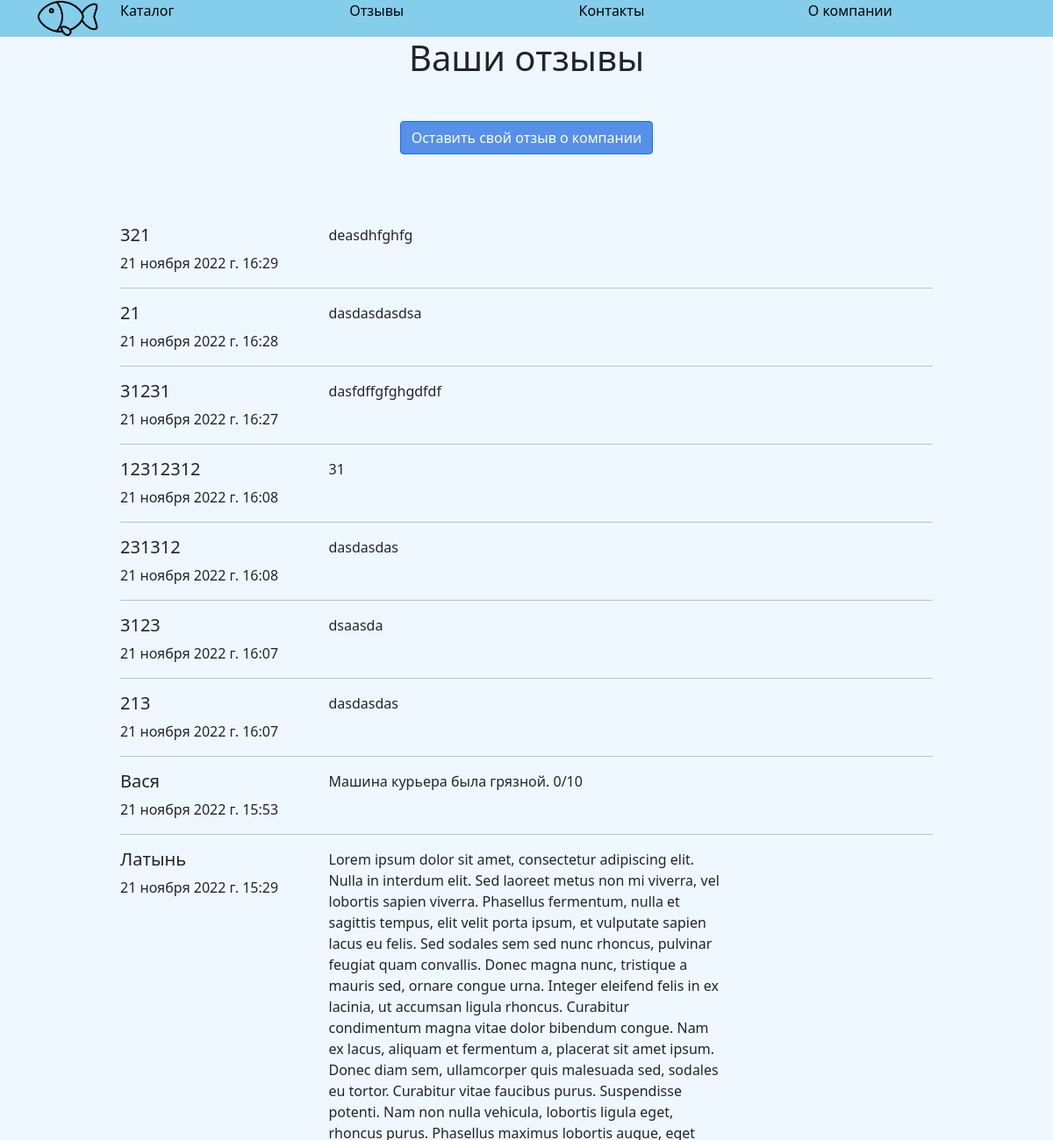
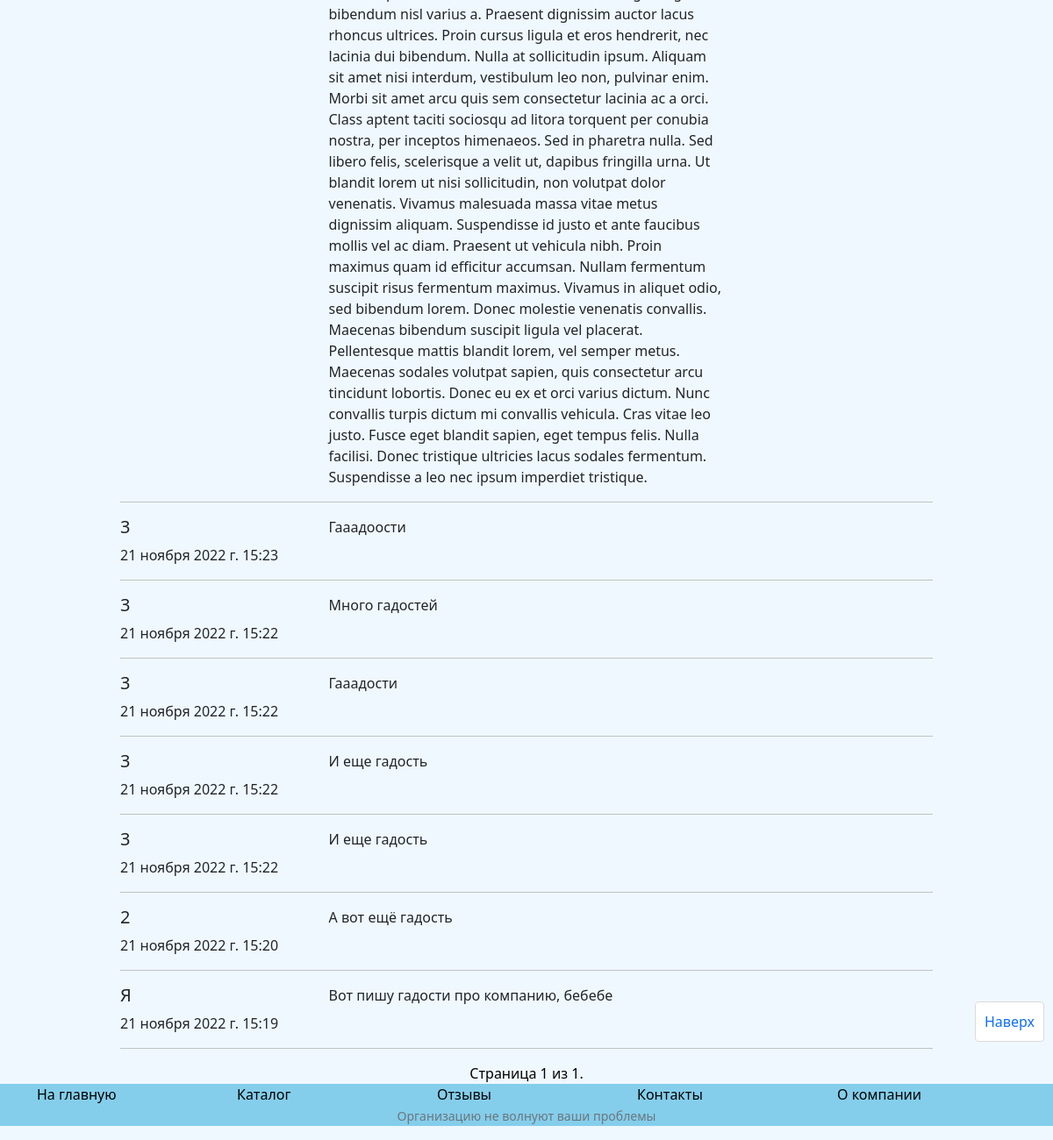
The app's page /feedback/, older data (2 pictures, top to bottom).
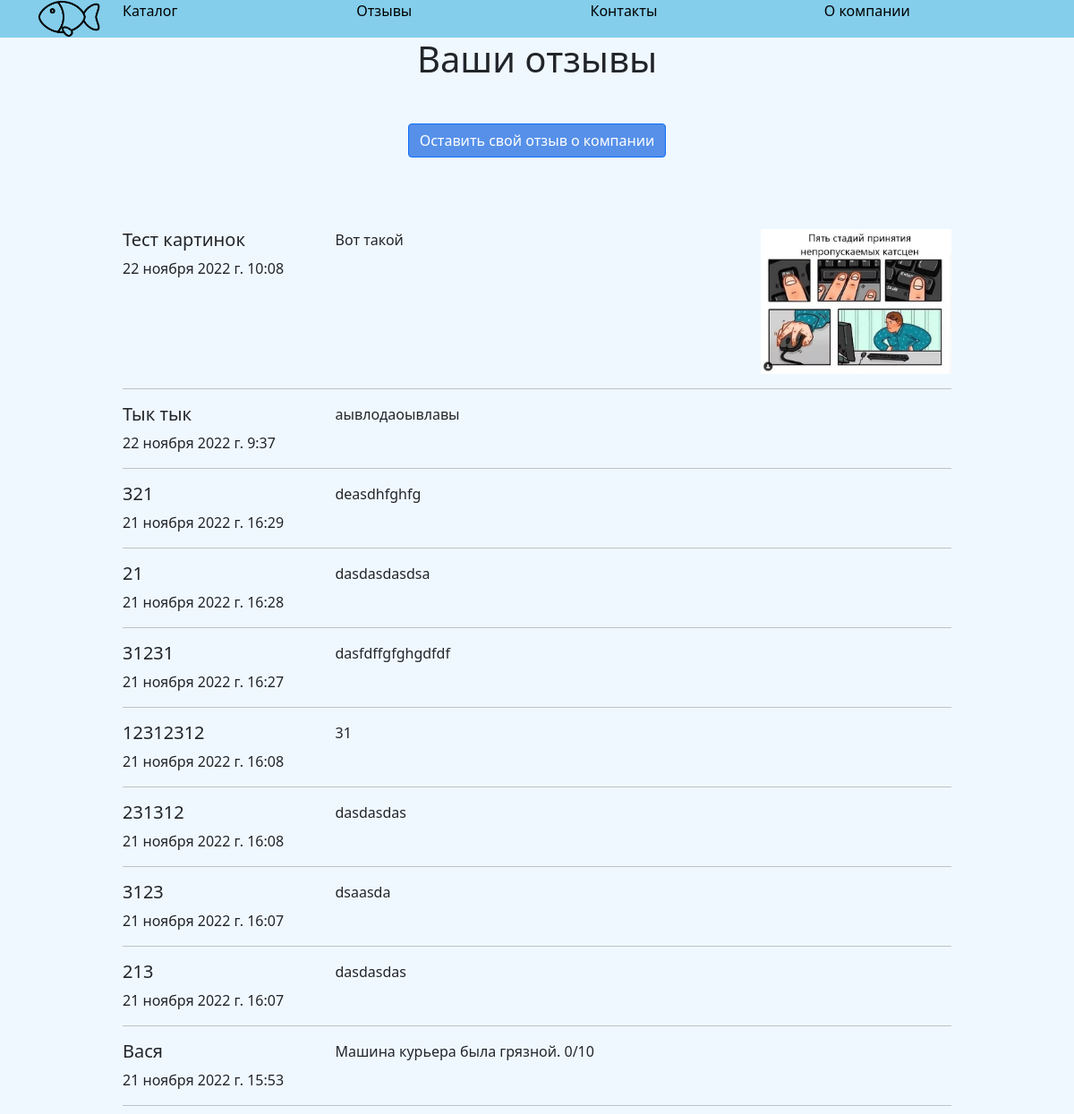
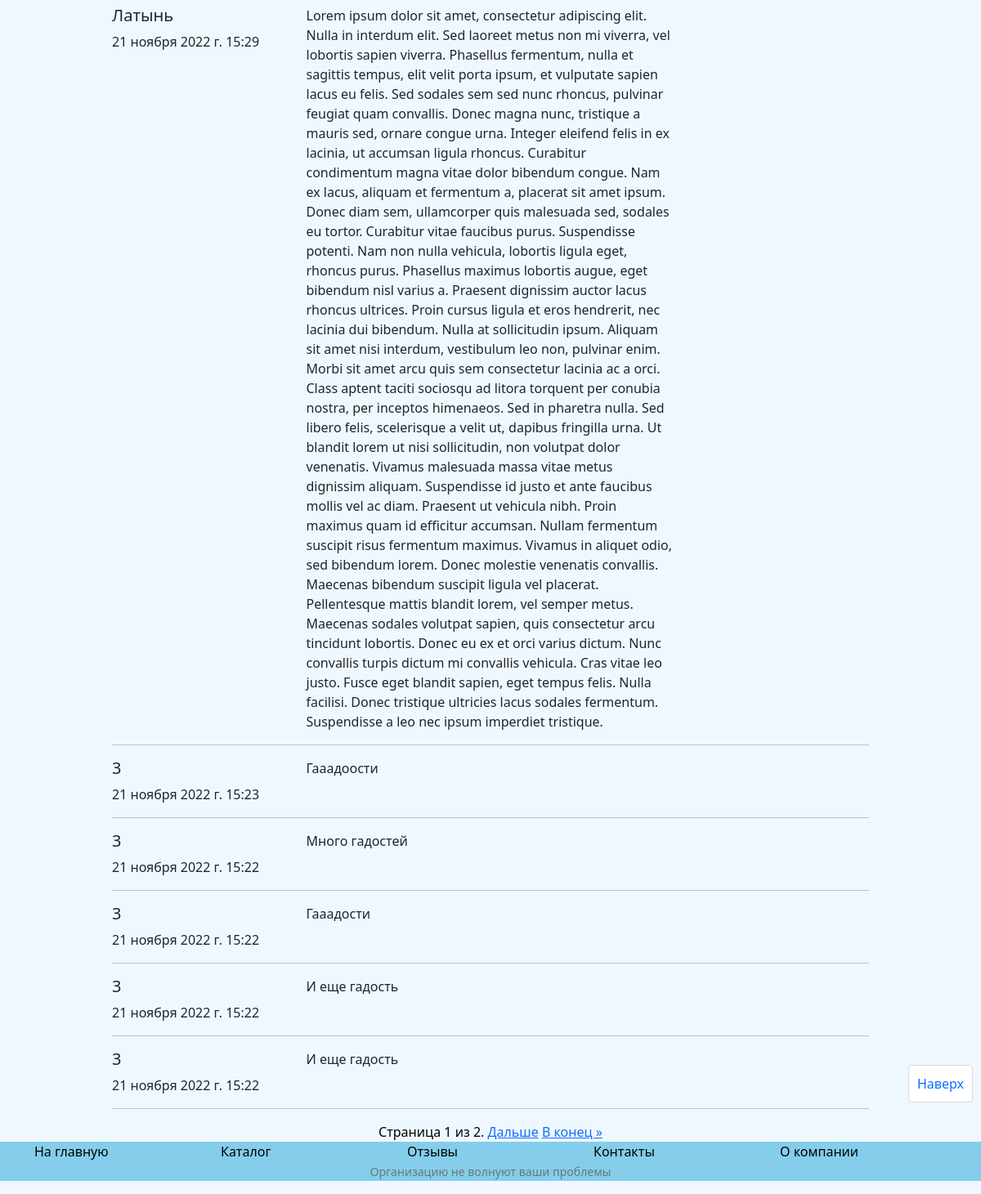
The same page, newer data (2 pictures, top to bottom).
### catalog/models.py (models this page shows)
class Feedback_generic(models.Model):
    name = models.CharField(max_length=100, help_text='Введите ваше имя')
    body = models.TextField()
    date = models.DateTimeField(auto_now_add=True)
    image = models.ImageField(upload_to = 'uploads/comms/%Y/%m/%d/', null = True, blank = True)
    class Meta:
        ordering = ['-date']

### catalog/views.py (the view)
# urls.py: path('feedback/', feedback, name = 'feedback' ),
def feedback(request):
    shitfan = Feedback_generic.objects.all()
    paginator = Paginator(shitfan,16)
    page_number = request.GET.get('page')
    page_obj = paginator.get_page(page_number)
    return render(request, 'feedback.html', {'shitfan':page_obj})

### catalog/templates/feedback.html
{% extends "base.html" %}
{% block content %}
{% load static %}
<div class="container">
  <div class="row">
    <div class="col-10">
      <h1 style="text-align: center;">Ваши отзывы</h1>
      <div class="col" style="text-align: center; margin: 3rem 0 5rem 0;"><a class="btn btn-primary"
          href="{% url 'feedback_new' %}">Оставить свой отзыв о компании</a></div>
      {% if shitfan %}
      {% for shit in shitfan %}
      <div class="row text-box">
        <div class="col-3">
          <h5>{{shit.name}}</h5>
          {{shit.date}}
        </div>
        <div class="col-6">{{shit.body}}</div>
        <div class="col-3">
          {% if shit.image %}
          <img class="img-fluid" src="/{{shit.image}}" alt="sample text">
          {% endif %}
        </div>
      </div>
      <hr>
      {% endfor %}
      {% endif %}
    </div>
  </div>
</div>
{% endblock %}
{% block pagination %}
{% include "includes/pagination/feedback.html" %}
{% endblock %}

Row changes from the older to the newer data that the page shows:
no longer on this page (row unchanged): Feedback_generic: name "2", date "21 ноября 2022 г. 15:20", body "А вот ещё гадость"
no longer on this page (row unchanged): Feedback_generic: name "Я", date "21 ноября 2022 г. 15:19", body "Вот пишу гадости про компанию, бебебе"
added Feedback_generic: name "Тест картинок", date "22 ноября 2022 г. 10:08", body "Вот такой", image (picture)
added Feedback_generic: name "Тык тык", date "22 ноября 2022 г. 9:37", body "аывлодаоывлавы"
Text that changed along with them:
{{ shitfan.paginator.num_pages }}: "1" → "2"
text now shown: "Дальше В конец »"
